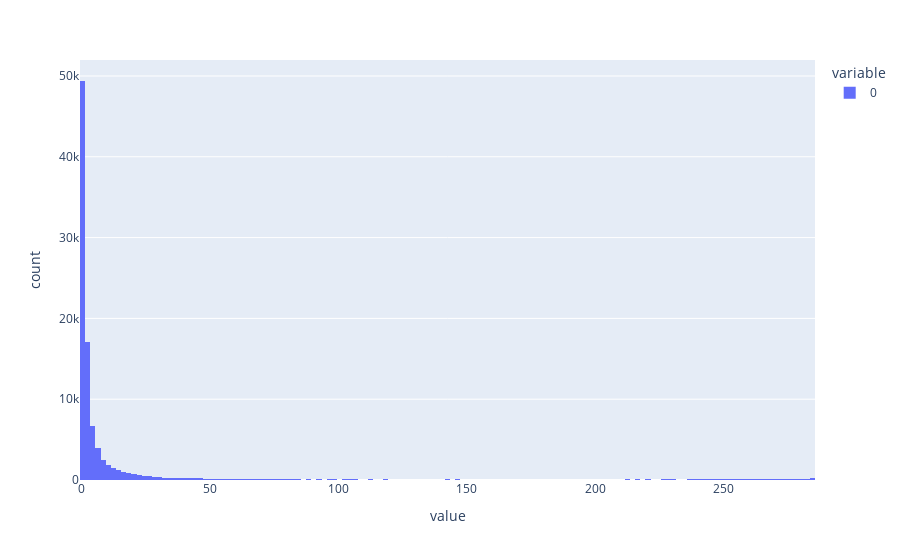

The notebook cell this image was saved under:
### Code cell
fig = px.histogram(occup)
fig.show()

### Figure 1 — Plotly figure (JSON) as saved in the notebook; plotly's stock layout.template omitted (floating-point values rounded to 4 significant figures; data arrays with more than 128 entries replaced by an {"elided": "..."} marker saying what was removed)
{"data": [{"alignmentgroup": "True", "bingroup": "x", "hovertemplate": "variable=0<br>value=%{x}<br>count=%{y}<extra></extra>", "legendgroup": "0", "marker": {"color": "#636efa", "pattern": {"shape": ""}}, "name": "0", "offsetgroup": "0", "orientation": "v", "showlegend": true, "type": "histogram", "x": {"elided": "100000 int values"}, "xaxis": "x", "yaxis": "y"}], "layout": {"autosize": true, "barmode": "relative", "legend": {"title": {"text": "variable"}, "tracegroupgap": 0}, "margin": {"t": 60}, "xaxis": {"anchor": "y", "autorange": true, "domain": [0, 1], "range": [-0.5, 285.5], "title": {"text": "value"}, "type": "linear"}, "yaxis": {"anchor": "x", "autorange": true, "domain": [0, 1], "range": [0, 51980.0], "title": {"text": "count"}}}}
